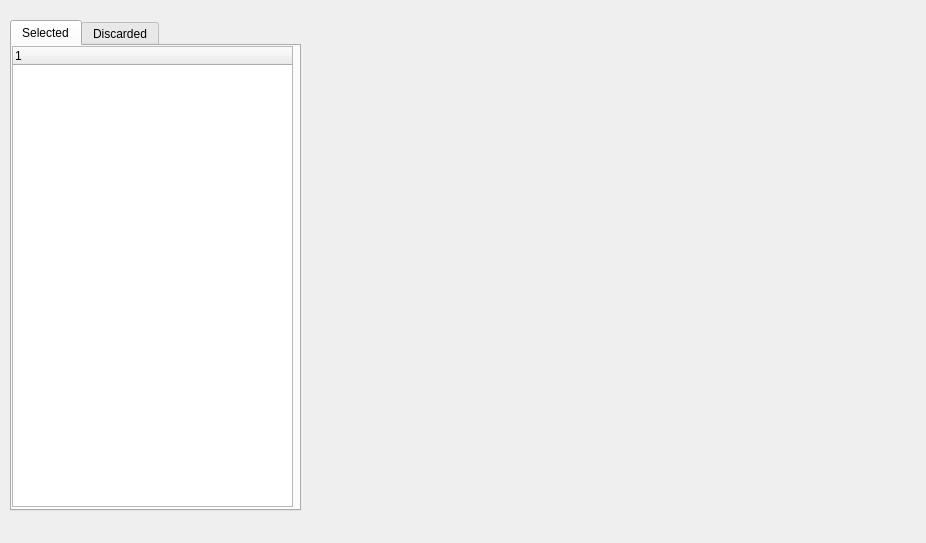
<?xml version="1.0" encoding="UTF-8"?>
<ui version="4.0">
 <class>specific_analysis_tab</class>
 <widget class="QWidget" name="specific_analysis_tab">
  <property name="geometry">
   <rect>
    <x>0</x>
    <y>0</y>
    <width>926</width>
    <height>543</height>
   </rect>
  </property>
  <property name="windowTitle">
   <string>Form</string>
  </property>
  <widget class="QWidget" name="verticalLayoutWidget_2">
   <property name="geometry">
    <rect>
     <x>310</x>
     <y>10</y>
     <width>611</width>
     <height>221</height>
    </rect>
   </property>
   <layout class="QVBoxLayout" name="series_plot"/>
  </widget>
  <widget class="QWidget" name="gridLayoutWidget">
   <property name="geometry">
    <rect>
     <x>310</x>
     <y>260</y>
     <width>611</width>
     <height>251</height>
    </rect>
   </property>
   <layout class="QGridLayout" name="function_selection_grid"/>
  </widget>
  <widget class="QTabWidget" name="tabWidget">
   <property name="geometry">
    <rect>
     <x>10</x>
     <y>20</y>
     <width>291</width>
     <height>491</height>
    </rect>
   </property>
   <property name="currentIndex">
    <number>0</number>
   </property>
   <widget class="QWidget" name="selected_tab">
    <attribute name="title">
     <string>Selected</string>
    </attribute>
    <widget class="QTreeWidget" name="selected_tree_widget">
     <property name="geometry">
      <rect>
       <x>0</x>
       <y>0</y>
       <width>281</width>
       <height>461</height>
      </rect>
     </property>
     <column>
      <property name="text">
       <string notr="true">1</string>
      </property>
     </column>
    </widget>
   </widget>
   <widget class="QWidget" name="discarded_tab">
    <attribute name="title">
     <string>Discarded</string>
    </attribute>
    <widget class="QTreeWidget" name="discarded_tree_widget">
     <property name="geometry">
      <rect>
       <x>0</x>
       <y>0</y>
       <width>291</width>
       <height>461</height>
      </rect>
     </property>
     <column>
      <property name="text">
       <string notr="true">1</string>
      </property>
     </column>
    </widget>
   </widget>
  </widget>
 </widget>
 <resources/>
 <connections/>
</ui>
